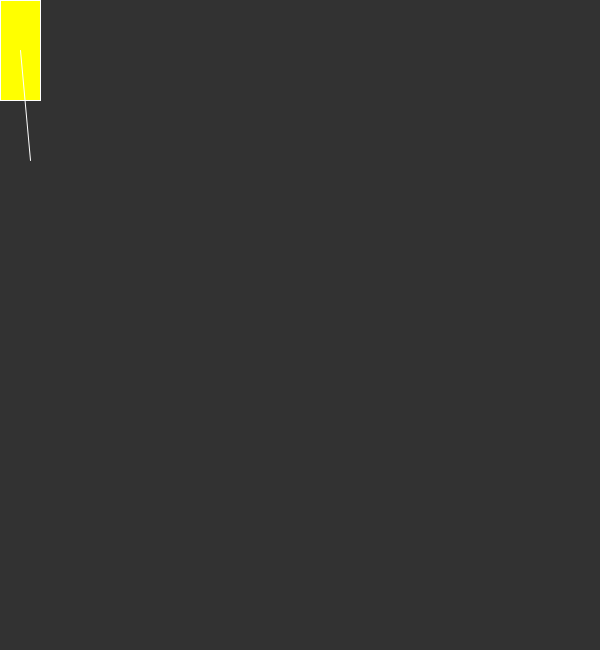
Frame 1 (no input)
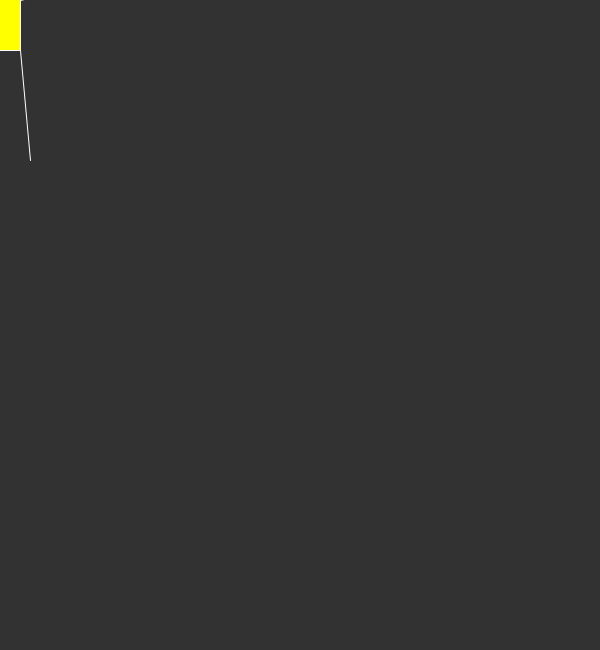
Frame 60 (the mouse pressed at the canvas centre just before this capture)
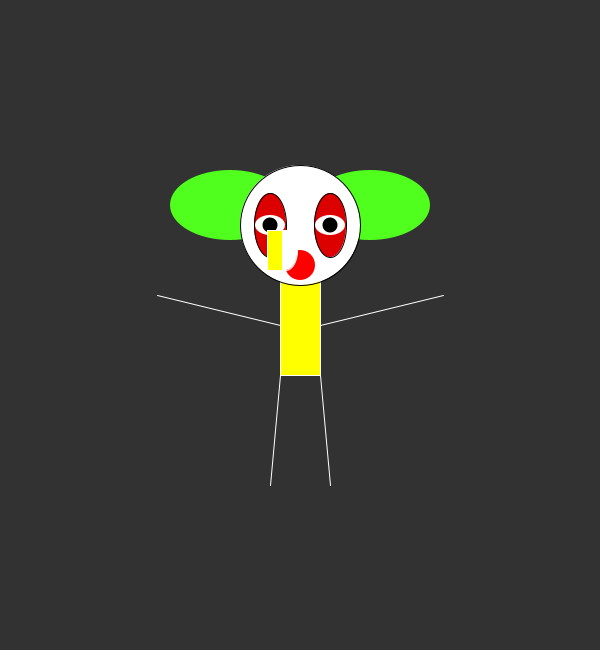
Frame 120 (the mouse held since frame 60 and released just before this capture)

The Processing sketch that drew these frames (run headless with seeded random() and noise(); from frame 60 on, the mouse is pressed at the canvas centre):

// Processing sketch: processing_5879
// ── processing_5879.pde

void setup() {  
  size (600,650);  
  smooth();  
  frameRate(30);  
}  
  
void draw() {  
  background(50);  
{  

} 

  DrawClown();     
  DrawTaart();
  ellipseMode(CENTER);  
  rectMode(CENTER);   
 
} 
   void DrawTaart() 
{ 
  fill(255);
  ellipse(mouseY-40,mouseX-50,25,40);  
  fill(255,255,0);
  rect(mouseY-50,mouseX-50,15,40);
  stroke(0);
}  
   
   void DrawClown() 
{   
    //haar
    noStroke();
    fill(80,255,30);
    ellipse(mouseX+70,mouseY-120,120,70);
    fill(80,255,30);
    ellipse(mouseX-70,mouseY-120,120,70);

   //lichaam 
   stroke(255);  
   fill(255,255,0);  
   rect(mouseX,mouseY,40,100);
  
   //hoofd
   stroke(0);  
   fill(255);  
   ellipse(mouseX,mouseY-100,120,120);  
   
  //ogen 
  fill(220,0,0);
  ellipse(mouseX+30,mouseY-100,32,64);  
  ellipse(mouseX-30,mouseY-100,32,64);  
  stroke(0); 

  noStroke();
  fill(255,255,255);
  ellipse(mouseX+30,mouseY-100,30,20);  
  ellipse(mouseX-30,mouseY-100,30,20); 

  noStroke();
  fill(0,0,0);
  ellipse(mouseX+30,mouseY-100,15,15);  
  ellipse(mouseX-30,mouseY-100,15,15); 
  
  //neus
  fill(mouseY,0,0);
  noStroke();
  ellipse(mouseX+00,mouseY-60,30,30);

  //armen 
  stroke(255);  
  line(mouseX+20,mouseY+00,pmouseX+143,pmouseY-30); 
  line(mouseX-20,mouseY+00,pmouseX-143,pmouseY-30);   
   
  //benen  
  stroke(255);  
  line(mouseX-20,mouseY+50,pmouseX-30,pmouseY+160);   
  line(mouseX+20,mouseY+50,pmouseX+30,pmouseY+160);   
}  
